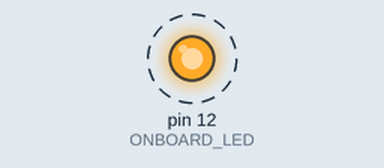
Bench run of a sketch on a simulated Arduino Uno, built with avr-gcc and run on an emulated ATmega328P. Shown: output pins drawn as LEDs (lit = HIGH). Dashed ring = blinking.

Above: at 1.2 s.
Timing chart, 0 to 5.9 s (numbered marks = the images above):
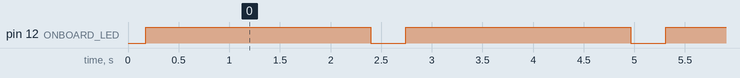

Measured:
- by itself, pin 12 (ONBOARD_LED): alternates HIGH for 2.2 s and LOW for 0.34 s

The sketch:

Ch11.ino
```cpp
/*
 *  Ex_10 - AnalogOut
 *  Simple Triangle breathing LED on the TomatoCube Pico MainBoard
 *  LED
 *  -- GP12
 *
 */

#define ONBOARD_LED 12    // LED GP12

float smoothness_pts = 500;
int x = 0;

// the setup function runs once when you press reset or power the board
void setup() {
  // initialize digital pin LED_BUILTIN as an output.
  pinMode(ONBOARD_LED, OUTPUT);
}

// the loop function runs over and over again forever
void loop() {
    if (x >= smoothness_pts)
        x = 0;

    float pwm_val = 255.0*(sqrt(1.0 -  sq(abs((2.0*(x/smoothness_pts))-1.0))));
    analogWrite(ONBOARD_LED,int(pwm_val));
    x += 1;
    delay(5);
}

                
```
